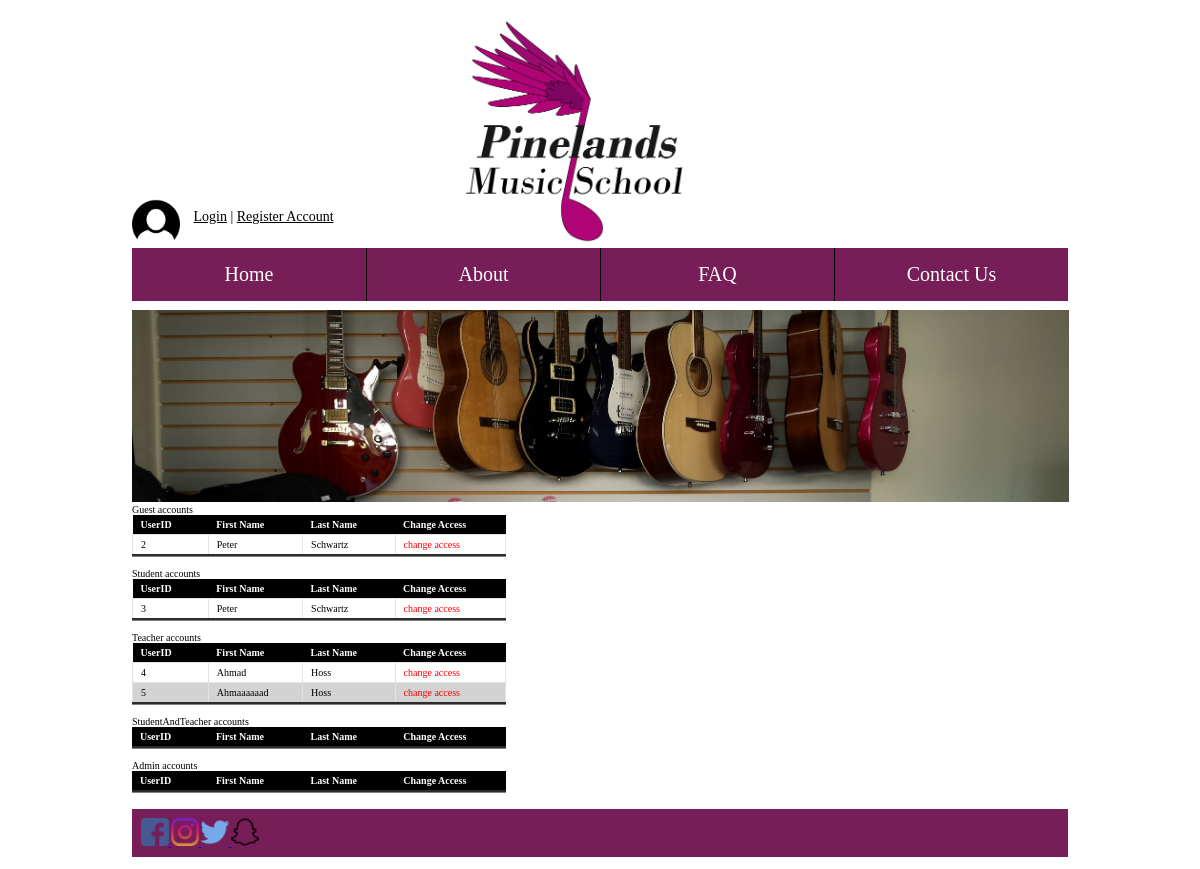
Before: /pages/changeAuth.php with the older database file.
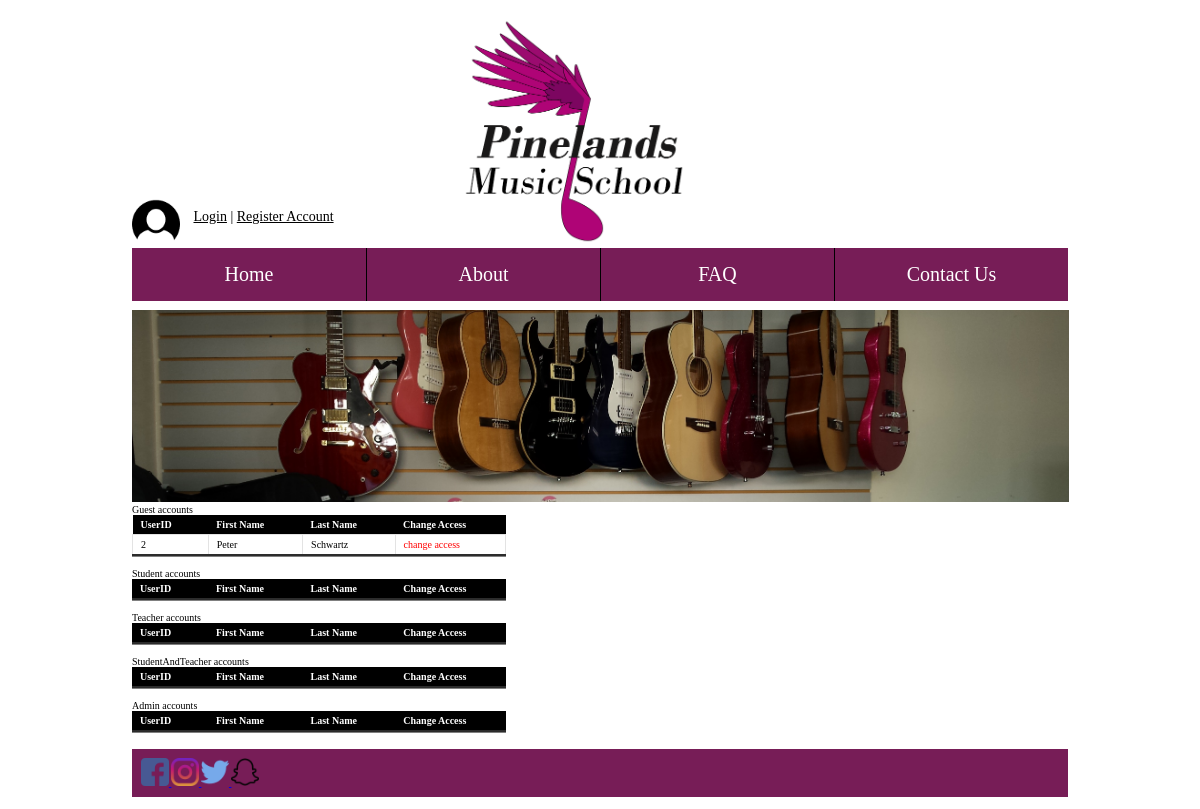
After: the same page with the newer database file.
### tables this page shows
CREATE TABLE `users` (
  `UserID` int(11) NOT NULL,
  `firstName` varchar(40) NOT NULL,
  `lastName` varchar(40) NOT NULL,
  `DOB` date NOT NULL,
  `gender` enum('Male','Female') NOT NULL,
  `facebookId` varchar(80) DEFAULT NULL,
  `email` varchar(80) NOT NULL,
  `password` varchar(64) NOT NULL,
  `salt` varchar(32) NOT NULL,
  `accountType` enum('Guest','Student','Teacher','StudentAndTeacher','Admin','Owner') NOT NULL DEFAULT 'Guest',
  `comCode` varchar(64) DEFAULT NULL,
  `parentName` varchar(100) DEFAULT NULL,
  `parentEmail` varchar(100) DEFAULT NULL
);

### pages/changeAuth.php (the view)
<?php
$pagetitle = "About";
include "../inc/connect.php";
include "../inc/header.php";
include "../inc/nav.php";
$column = array(
  'UserID' => 'userID',
  'First Name' => 'firstName',
  'Last Name' => 'lastName'
);
$accountTypes = array(
    0 => "Guest",
    1 => "Student",
    2 => "Teacher",
    3 => "StudentAndTeacher",
    4 => "Admin",
);
foreach ($accountTypes as $type) {
    $result= mysqli_query($con,"SELECT userID, firstName, lastName FROM users WHERE accountType='$type'");
    echo "$type accounts <br>";
    echo "<table id='changeAuthTables'><tr>";
    foreach ($column as $name => $col_name) {
      echo "<th>$name</th>";
    }
    echo "<th> Change Access </th> </tr>";
    while($row = mysqli_fetch_array($result)) {
      echo "<tr>";
      foreach ($column as $name => $col_name) {
        echo "<td>". $row[$col_name] . "</td>";
      }
      echo '<td><a href="changeAuthProcess.php?userID='.$row['userID'].'"><span class="changeAccess"> change access </span></a></td></tr>';
    }
    echo "</table><br>";
}
include "../inc/footer.php";
?>

### inc/header.php (shortened to what this page needs)
<!DOCTYPE html>
<html>
<head>
    <link href="../css/main.css" rel="stylesheet" />
</head>

### inc/nav.php (shortened to what this page needs)
<body>
        <div class="container">
          <span>
            <div class="headerContainer">
            <div class="userPanel">
                <div class="userPanelImage">
                <img src="../images/userImage/default-user-icon.png" />
                </div>
                <div class="userInfo">
                    <?php
                        if(isset($_SESSION['userID'])) {
                            ?>
                        <?php
                            $userID = $_SESSION['userID'];
                        $sql = "SELECT firstName, lastName FROM users WHERE userID='$userID'";
                        $result = mysqli_query($con, $sql);
                        $row = mysqli_fetch_array($result);
                        $userName = $row['firstName'] . " " . $row['lastName'];
                            ?>
                            <span><a href="../pages/myaccount.php"><?php echo $userName?></a> |
        <?php
        if((($_SESSION['accountType']) == 'Admin') || (($_SESSION['accountType']) == 'Owner')){
          echo '<a href="../pages/admincenter.php">Admin Center</a>';
        } else {
          echo '<a href="../pages/usercenter.php">User Center</a>';
        }
        ?>
        <br><a href="../pages/enrolPage.php"><b>ENROL</b></a> | <a href="../pages/logout.php">Logout</a></span>
                    <?php
                        } else {
                    ?>
                <span><a href="../pages/login.php">Login</a> | <a href="../pages/createAccount.php">Register Account</a></span>
                    <?php
                        }
                    ?>
                    </div>
                </div>
                <div class="logo"> <img src="../images/TempLogo.png" /> </div>
            </div>
          </span>
            <nav id="nav" role="navigation"> <a href="#nav" title="Show Navigation">Show Navigation</a> <a href="#" title="Hide Navigation">Hide Navigation</a>
                <ul>
                    <li><a href="../pages/index.php">Home</a></li><li><a href="../pages/about.php">About</a></li><li><a href="../pages/faq.php">FAQ</a></li><li><a href="../pages/contact.php">Contact Us</a></li>
                </ul>
            </nav>
            <?php if($pagetitle == "About Us | Pinelands Music School"): ?>
              <div class="banner"> <img src="../images/banners/about.jpg" />
            <?php elseif($pagetitle == "Enrol | Pinelands Music School"): ?>
              <div class="banner"> <img src="../images/banners/enrol.jpg" />
            <?php elseif($pagetitle == "Contact Us | Pinelands Music School"): ?>
              <div class="banner"> <img src="../images/banners/enrol.jpg" />
            <?php else: ?>
              <div class="banner"> <img src="../images/banners/main.jpg" />
            <?php endif ?>
                  </div>

### inc/footer.php
        <footer class="footer">
            <div class="socialMediaIcons">
                    <a href="https://www.facebook.com">
                    <img  src="../images/socialMedia/facebook.png" alt="Facebook Link">
                    </a>
                    <a href="https://www.facebook.com">
                    <img  src="../images/socialMedia/instagram.png" alt="instagram Link">
                    </a>
                    <a href="https://www.facebook.com">
                    <img  src="../images/socialMedia/twitter.png" alt="twitter Link">
                    </a>
                    <a href="https://www.facebook.com">
                    <img  src="../images/socialMedia/snapchat.png" alt="snapchat Link">
                    </a>
                 </div>
        </footer>
    </div>
</body>
</html>

### css/main.css (style rules this page uses)
* { box-sizing: border-box; }
header, section, footer, aside, nav, main, article, figure { display: block; }
body { font-size: 62.5%; margin: 0; padding: 0; }
.container { width: 100%; padding: 1%; margin: 0 auto; }
.banner { display: none; }
.logo { margin: auto; display:none; text-align: right; width: 40%; }
.logo img { width: 60%; height: auto; }
.banner { display: inline-block; }
.banner img { width: 100.1%; height: auto; }
.socialMediaIcons img { width: 3%; }
.userPanel { display: inline-block; font-size: 1.4em; width:90%; }
.userPanelImage { display: inline-block; }
.userPanelImage img { width: 100%; max-width: 48px; height: auto; }
.userInfo { display: inline-block; vertical-align: top; margin-top: 1%; padding: 10px; }
.userInfo a:link { color:#000000; }
.footer { background-color: #771d57; margin-top: 5px; padding: 1% }
table { border-collapse: collapse; width: 40%; align-self: center; text-align: left; border-bottom-style: groove }
table th { background-color: black; color: white; padding: 4px 30px 4px 8px; }
table td { border: 1px solid #e3e3e3; padding: 4px 8px; }
table a { display:block; text-decoration:none; color: black; }
.changeAccess { color: red; }
#nav { position: relative; background: none; }
#nav > ul { list-style-type: none; display: none; padding: 0; margin: 0; height: auto; display: none; position: absolute; left: 0; right: 0; z-index: 400; }
#nav > ul > li { width: 99%; text-decoration-color: aqua; margin: 0 auto; border: 1px solid #4C4A4A; border-radius: 10px; background: #771d57; }
#nav ul li a { display: block; text-decoration: none; color: white; font-size: 20px; padding: 10px; text-align: center; font-weight: 500; }
@media screen and (min-width:700px) { .container { width: 99%; } }
@media screen and (min-width:700px) { .logo { display: inline-block; width: 25%; } }
@media screen and (min-width:700px) { .banner { display: inline-block; width: 100%; padding: 0px; } }
@media screen and (min-width:700px) { .logo { margin: 0 auto; display: inline-block; width: 40%; text-align: left; } }
@media screen and (min-width:700px) { .logo img { width: 60%; height: auto; } }
@media screen and (min-width:700px) { .userPanel { width:35%; } }
@media screen and (min-width:700px) { #nav { width: 100%; font-weight: 400; margin-bottom: 1%; } }
@media screen and (min-width:700px) { #nav ul { display: inherit; position: inherit; margin: 0; padding: 0; overflow: hidden; } }
@media screen and (min-width:700px) { #nav ul li { display: inline-block; border: none; border-radius: 0; border-left: 1px solid #000; width: 25%; text-align: center; } }
@media screen and (min-width:700px) { #nav ul li:first-child { border: none; } }
@media screen and (min-width:700px) { #nav ul li a { border-radius: 0; display: block; padding: 15px; text-decoration: none; font-size 1.0em; } }
@media screen and (min-width:1000px) { .container { width: 80%; max-width: 1000px; } }
table tr:nth-child(odd) td { background-color: lightgray; }

Changed rows visible on the page:
removed users: UserID "3", firstName "Peter", lastName "Schwartz", shown under "Student"
removed users: UserID "4", firstName "Ahmad", lastName "Hoss", shown under "Teacher"
removed users: UserID "5", firstName "Ahmaaaaaad", lastName "Hoss", shown under "Teacher"
